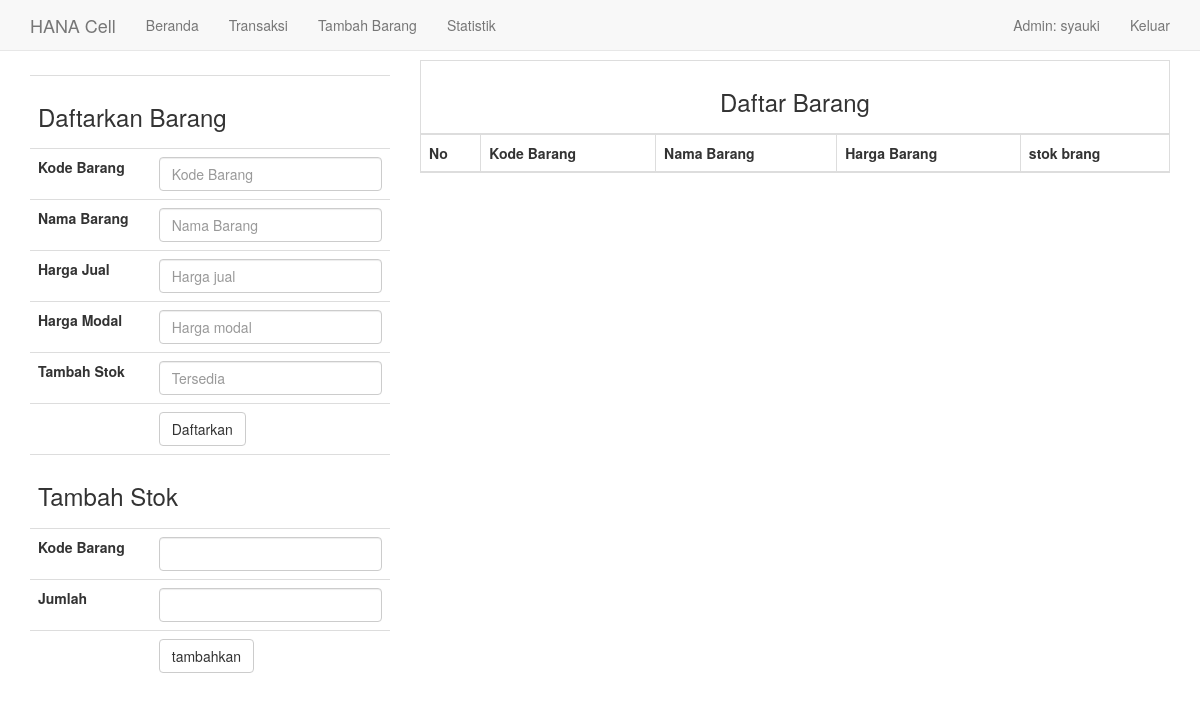
The app's page /update (signed in), older data.
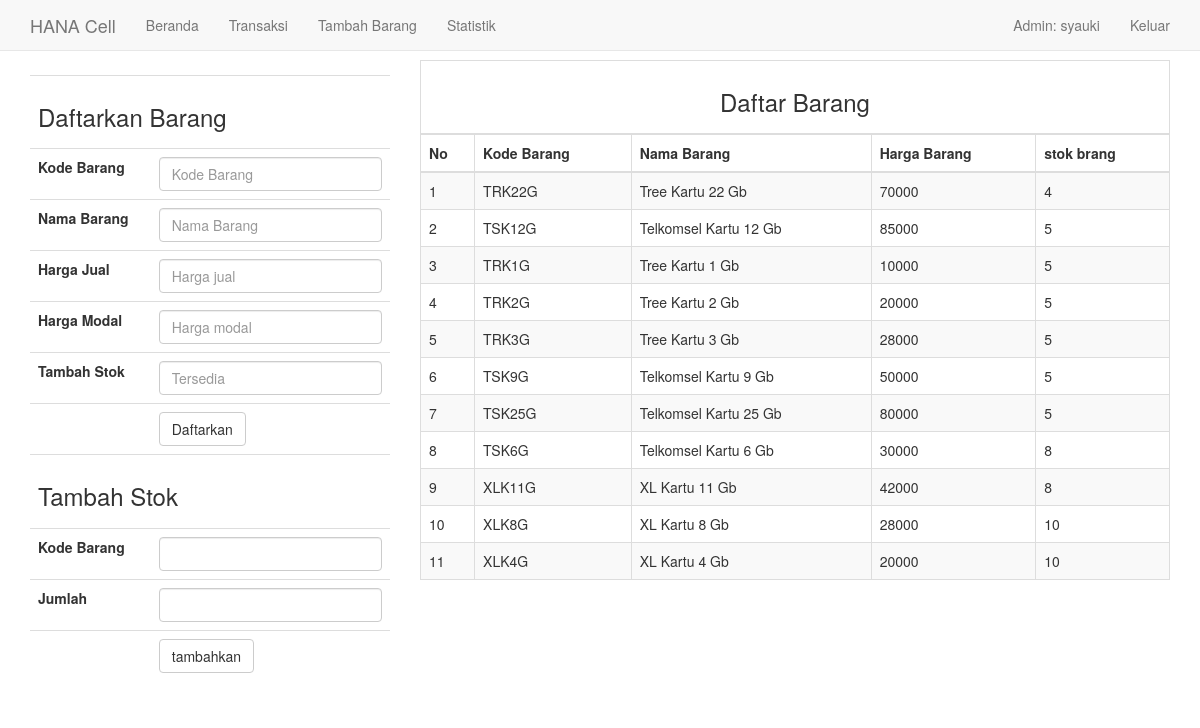
The same page, newer data.
### app/models.py (models this page shows, shortened)
class User(UserMixin, db.Model):
	id = db.Column(db.Integer, primary_key=True)
	username = db.Column(db.String(64), index=True, unique=True)
	email = db.Column(db.String(120), index=True, unique=True)
	password_hash = db.Column(db.String(128))
	terjual = db.relationship('Terjual', backref="author", lazy='dynamic')

class Barang(db.Model):
	id = db.Column(db.Integer, primary_key=True)
	kode_barang = db.Column(db.String(15), unique=True)
	nama_barang = db.Column(db.String(30))
	harga_jual = db.Column(db.Integer)
	harga_modal = db.Column(db.Integer)
	tersedia = db.Column(db.Integer)

### app/routes.py (the view)
@app.route('/update', methods=['GET', 'POST'])
@login_required
def update():
	daftar = Table(Barang).TableBarang()
	form = UpdateForm()
	form2 = UpdateForm2()
	if form.validate_on_submit():
		barang = Barang(kode_barang=form.kode_barang.data,nama_barang=form.nama_barang.data,harga_jual=form.harga_jual.data, harga_modal=form.harga_modal.data,tersedia=form.tersedia.data)
		db.session.add(barang)
		db.session.commit()
		return redirect(url_for("update"))
	elif form2.validate_on_submit():
		barang = Table(Barang)
		barang.update(form2.kode_barang2.data,form2.tambah_stok.data)
		return redirect(url_for("update"))
	return render_template('update.html', title="Update Barang", form=form, daftar=daftar, form2=form2)

### app/forms.py
class UpdateForm(FlaskForm):
	kode_barang = StringField("Kode Barang", validators=[DataRequired()])
	nama_barang = StringField("Nama Barang", validators=[DataRequired()])
	harga_jual = IntegerField("Harga Jual", validators=[DataRequired()])
	harga_modal = IntegerField("Harga Modal",validators=[DataRequired()])
	tersedia = IntegerField("Tambah Stok",validators=[DataRequired()])
	submit = SubmitField("Tambahkan")

class UpdateForm2(FlaskForm):
	kode_barang2 = StringField("Kode Barang", validators=[DataRequired()])
	tambah_stok = IntegerField("Jumlah", validators=[DataRequired()])
	submit = SubmitField("Tambah")

### app/models.py (called while the page is built)
@login.user_loader
def load_user(id):
	return User.query.get(int(id))

### app/tabel.py (called while the page is built)
	def TableBarang(self):
		barang = Barang.query.all()
		for i in range(len(barang)):
			for k in range(len(barang)):
				if barang[i].tersedia < barang[k].tersedia:
					barang[i], barang[k] = barang[k], barang[i]
		daftar = []
		i = 0
		for isi in barang:
			i += 1
			bungkus = []
			bungkus.append(i)
			bungkus.append(isi.kode_barang)
			bungkus.append(isi.nama_barang)
			bungkus.append(isi.harga_jual)
			bungkus.append(isi.tersedia)
			daftar.append(bungkus)
		return daftar

### app/templates/update.html (shortened to what this page needs)
{% extends 'base.html' %}
{% block app_content %}
<div class="row">
	<div class="col-md-4">
	<table class="table">
	<form class="form-inline" action="" method="post">
		<tr>
			<td colspan="2"><h3>Daftarkan Barang</h3></td>
		</tr>
		<tr>
		<div class="form-group">
			<td>{{ form.kode_barang.label(for="kodeInput") }}</td>
			<td>{{ form.kode_barang(class="form-control", id="kodeInput", placeholder="Kode Barang") }} </td>
		</div>
		</tr>
		<tr>
		<div class="form-group">
			<td>{{ form.nama_barang.label(for="namaInput") }}</td>
			<td>{{ form.nama_barang(class="form-control", id="namaInput", placeholder="Nama Barang") }}</td>
		</div>
		</tr>
		<tr>
		<div class="form-group">
			<td>{{ form.harga_jual.label(for="jualInput") }}</td>
			<td>{{ form.harga_jual(class="form-control", id="jualInput", placeholder="Harga jual") }}</td>
		</div>
		</tr>
		<tr>
		<div class="form-group">
			<td>{{ form.harga_modal.label(for="modalInput") }}</td>
			<td>{{ form.harga_modal(class="form-control", id="modalInput", placeholder="Harga modal") }}</td>
		</div>
		</tr>
		<tr>
		<div class="form-group">
			<td>{{ form.tersedia.label(for="tersediaInput") }}</td>
			<td>{{ form.tersedia(class="form-control", id="tersediaInput", placeholder="Tersedia") }}</td>
		</div>
		</tr>
		<tr>
		<div class="form-group">
			<td></td>
			<td>{{ form.submit(class="btn btn-default", value="Daftarkan") }}</td>
		</div>
		</tr>
	</form>
	<form class="form-inline" action="" method="post">
		<div class="form-group">
		<tr>
			<th colspan="2"><h3>Tambah Stok</h3></th>
		</tr>
		</div>
		<tr>
		<div class="form-group">
			<td>{{ form2.kode_barang2.label(for="form2Kode_barang") }}</td>
			<td>{{ form2.kode_barang2(class="form-control", id="form2Kode_barang") }}</td>
		</div>
		<tr>
		<div class="form-group">
			<td>{{ form2.tambah_stok.label(for="stokLabel") }}</td>
			<td>{{ form2.tambah_stok(class="form-control", id="stokLabel") }}</td>
		</div>
		</tr>
		<tr>
		<div class="form-group">
			<td></td>
			<td>{{ form2.submit(class="btn btn-default",value="tambahkan") }}</td>
		</div>
		</tr>
	</form>
	</table>
	</div>
	<div class="col-md-8">
		<table class="table table-striped table-bordered">
			<thead>
				<tr>
					<th colspan=5><h3 align="center">Daftar Barang</h4></th>
				</tr>
				<tr>
					<th>No</th>
					<th>Kode Barang</th>
					<th>Nama Barang</th>
					<th>Harga Barang</th>
					<th>stok brang</th>
				</tr>
			</thead>
			<tbody>
				{% for data in daftar %}
					<tr>
					{% for isi in data %}
						<td>{{ isi }}</td>
					{% endfor %}
					</tr>
				{% endfor %}
			</tbody>
		</table>
	</div>
</div>
{% endblock %}

### app/templates/base.html (shortened to what this page needs)
{% extends 'bootstrap/base.html' %}
{% block navbar %}
<nav class="navbar navbar-default navbar-fixed-top">
	<div class="container">
		<div class="navbar-header">
			<a class="navbar-brand" href="{{ url_for('index') }}">HANA Cell</a>
		</div>
		<div class="collapse navbar-collapse" id="bs-example-navbar-collapse-1">
			<ul class="nav navbar-nav">
				<li><a href="{{ url_for('index') }}">Beranda</a></li>
				<li><a href="{{ url_for('transaksi') }}">Transaksi</a></li>
				<li><a href="{{ url_for('update') }}">Tambah Barang</a></li>
				<li><a href="{{ url_for('statistik') }}">Statistik</a></li>
			</ul>
			<ul class="nav navbar-nav navbar-right">
				{% if current_user.is_anonymous %}
				<li><a href="{{ url_for('login') }}">Masuk</a></li>
				{% else %}
				<li><a>Admin: {{ current_user.username }}</a></li>
				<li><a href="{{ url_for('logout') }}">Keluar</a></li>
				{% endif %}
			</ul>
		</div>
	</div>
</nav>
{% endblock %}
{% block content %}
<br><br><br>
	<div class="container">
	{% block app_content %} {% endblock %}
	</div>
{% endblock %}

### app/templates/update.html (style rules this page uses)
td { margin: 10px; }

Row changes from the older to the newer data that the page shows:
added Barang: data "1" "4", kode_barang "TRK22G", nama_barang "Tree Kartu 22 Gb", harga_jual "70000"
added Barang: data "2" "5", kode_barang "TSK12G", nama_barang "Telkomsel Kartu 12 Gb", harga_jual "85000"
added Barang: data "3" "5", kode_barang "TRK1G", nama_barang "Tree Kartu 1 Gb", harga_jual "10000"
added Barang: data "4" "5", kode_barang "TRK2G", nama_barang "Tree Kartu 2 Gb", harga_jual "20000"
added Barang: data "5" "5", kode_barang "TRK3G", nama_barang "Tree Kartu 3 Gb", harga_jual "28000"
added Barang: data "6" "5", kode_barang "TSK9G", nama_barang "Telkomsel Kartu 9 Gb", harga_jual "50000"
added Barang: data "7" "5", kode_barang "TSK25G", nama_barang "Telkomsel Kartu 25 Gb", harga_jual "80000"
added Barang: data "8" "8", kode_barang "TSK6G", nama_barang "Telkomsel Kartu 6 Gb", harga_jual "30000"
added Barang: data "9" "8", kode_barang "XLK11G", nama_barang "XL Kartu 11 Gb", harga_jual "42000"
added Barang: data "10" "10", kode_barang "XLK8G", nama_barang "XL Kartu 8 Gb", harga_jual "28000"
added Barang: data "11" "10", kode_barang "XLK4G", nama_barang "XL Kartu 4 Gb", harga_jual "20000"
